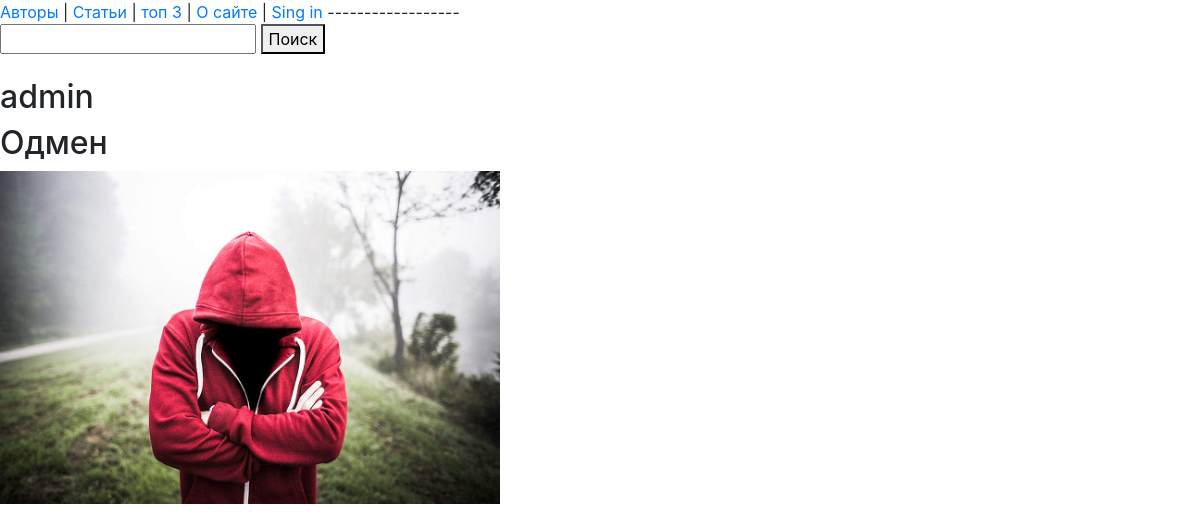
The page /author/1/edit on the database its author committed.
### core/models.py (models this page shows, shortened)
class Author(models.Model):
    user = models.OneToOneField(
        to=User,
        on_delete=models.CASCADE,
        related_name="author",
        verbose_name="Пользователь",
        null=False,
        blank=False,
    )
    nik = models.CharField(max_length=55)
    photo = models.ImageField(upload_to='photo', null=True, blank=True)
    class Meta:
        verbose_name = "Автор"
        verbose_name_plural = "Авторы"

### core/views.py (the view)
# urls.py: path('author/<int:pk>/edit', author_page, name='author'),
def author_page(request, pk):
    author = Author.objects.get(pk=pk)
    context = {
        'author': author,
        'user': author.user,
    }
    return render(request, 'author.html', context)

### core/templates/author.html (shortened to what this page needs)
{% extends 'base.html' %}
{% block content %}
    <h2>{{ user.username }}</h2>
    <h2>{{ author.nik }}</h2>
    {% if author.photo %}
        <div>
            <img src="{{ author.photo.url }}" width='500px'>
        </div>
    {% endif %}
{% endblock %}

### rows shown on the page
Author: nik "Одмен", photo (picture)

### other values the page prints
{{ user.username }} "admin"
